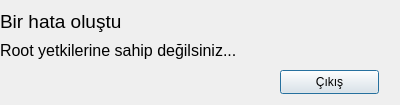
<?xml version="1.0" encoding="UTF-8"?>
<ui version="4.0">
 <class>Dialog</class>
 <widget class="QDialog" name="Dialog">
  <property name="geometry">
   <rect>
    <x>0</x>
    <y>0</y>
    <width>400</width>
    <height>105</height>
   </rect>
  </property>
  <property name="windowTitle">
   <string>Hata</string>
  </property>
  <widget class="QLabel" name="label">
   <property name="geometry">
    <rect>
     <x>0</x>
     <y>10</y>
     <width>201</width>
     <height>31</height>
    </rect>
   </property>
   <property name="text">
    <string>&lt;!DOCTYPE HTML PUBLIC &quot;-//W3C//DTD HTML 4.0//EN&quot; &quot;http://www.w3.org/TR/REC-html40/strict.dtd&quot;&gt;
&lt;html&gt;&lt;head&gt;&lt;meta name=&quot;qrichtext&quot; content=&quot;1&quot; /&gt;&lt;style type=&quot;text/css&quot;&gt;
p, li { white-space: pre-wrap; }
&lt;/style&gt;&lt;/head&gt;&lt;body style=&quot; font-family:'Sans Serif'; font-size:9pt; font-weight:400; font-style:normal;&quot;&gt;
&lt;p style=&quot; margin-top:0px; margin-bottom:0px; margin-left:0px; margin-right:0px; -qt-block-indent:0; text-indent:0px;&quot;&gt;&lt;span style=&quot; font-size:14pt;&quot;&gt;Bir hata oluştu&lt;/span&gt;&lt;/p&gt;
&lt;p style=&quot;-qt-paragraph-type:empty; margin-top:0px; margin-bottom:0px; margin-left:0px; margin-right:0px; -qt-block-indent:0; text-indent:0px; font-size:14pt;&quot;&gt;&lt;/p&gt;&lt;/body&gt;&lt;/html&gt;</string>
   </property>
  </widget>
  <widget class="QLabel" name="label_2">
   <property name="geometry">
    <rect>
     <x>0</x>
     <y>30</y>
     <width>391</width>
     <height>41</height>
    </rect>
   </property>
   <property name="font">
    <font>
     <pointsize>12</pointsize>
    </font>
   </property>
   <property name="text">
    <string>&lt;!DOCTYPE HTML PUBLIC &quot;-//W3C//DTD HTML 4.0//EN&quot; &quot;http://www.w3.org/TR/REC-html40/strict.dtd&quot;&gt;
&lt;html&gt;&lt;head&gt;&lt;meta name=&quot;qrichtext&quot; content=&quot;1&quot; /&gt;&lt;style type=&quot;text/css&quot;&gt;
p, li { white-space: pre-wrap; }
&lt;/style&gt;&lt;/head&gt;&lt;body style=&quot; font-family:'Sans Serif'; font-size:12pt; font-weight:400; font-style:normal;&quot;&gt;
&lt;p style=&quot; margin-top:0px; margin-bottom:0px; margin-left:0px; margin-right:0px; -qt-block-indent:0; text-indent:0px;&quot;&gt;Root yetkilerine sahip değilsiniz...&lt;/p&gt;&lt;/body&gt;&lt;/html&gt;</string>
   </property>
  </widget>
  <widget class="QPushButton" name="pushButton">
   <property name="geometry">
    <rect>
     <x>280</x>
     <y>70</y>
     <width>99</width>
     <height>24</height>
    </rect>
   </property>
   <property name="text">
    <string>Çıkış</string>
   </property>
  </widget>
 </widget>
 <resources/>
 <connections>
  <connection>
   <sender>pushButton</sender>
   <signal>clicked()</signal>
   <receiver>Dialog</receiver>
   <slot>close()</slot>
   <hints>
    <hint type="sourcelabel">
     <x>299</x>
     <y>82</y>
    </hint>
    <hint type="destinationlabel">
     <x>149</x>
     <y>84</y>
    </hint>
   </hints>
  </connection>
 </connections>
</ui>
